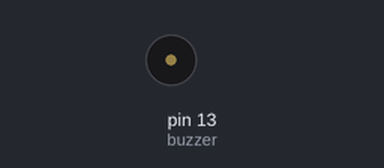
This sketch was run on a simulated Arduino Uno, built with avr-gcc and run on an emulated ATmega328P. On the bench: buzzer (waves = sounding, pin HIGH).

Above: at 0.1 s.
At 13.35 s:
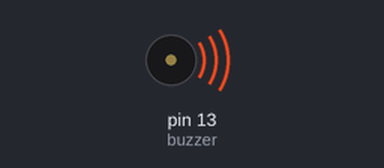
Timing chart, 0 to 15.3 s (numbered marks = the images above):
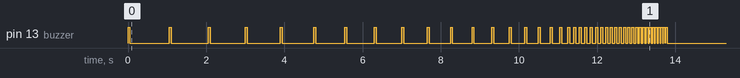

The sketch:

active.ino
```cpp
#define buzzer 13

int wait = 1000;

void setup()
{
 pinMode(buzzer, OUTPUT);
}

void loop(){
 if (wait > 0) {
    makeSound(50, wait);
     if (wait <= 100) {
        wait -= 4;
     }
     else {
        wait -= 50;
     }
  }
}

void makeSound(int sound_time, int wait_time) {
  digitalWrite(buzzer, HIGH);
  delay(sound_time);
  digitalWrite(buzzer, LOW);
  delay(wait_time);
}
```
